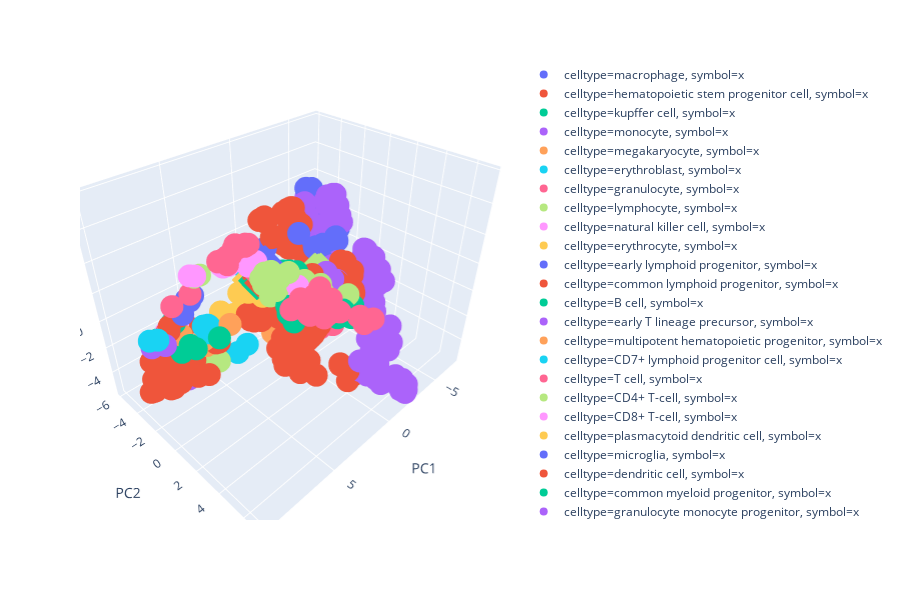

Notebook source saved alongside this figure:
### Code cell
px.scatter_3d(
    plotdf,
    x="PC1",
    y="PC2",
    z="PC3",
    color="celltype",
    symbol="symbol"
)

### Figure 1 — Plotly figure (JSON) as saved in the notebook; plotly's stock layout.template omitted (floating-point values rounded to 4 significant figures; data arrays with more than 128 entries replaced by an {"elided": "..."} marker saying what was removed)
{"data": [{"hoverlabel": {"namelength": 0}, "hovertemplate": "celltype=macrophage<br>symbol=x<br>PC1=%{x}<br>PC2=%{y}<br>PC3=%{z}", "legendgroup": "celltype=macrophage, symbol=x", "marker": {"color": "#636efa", "symbol": "circle"}, "mode": "markers", "name": "celltype=macrophage, symbol=x", "scene": "scene", "showlegend": true, "type": "scatter3d", "x": [-4.224, -4.04, -3.074, -4.006, -5.416, -3.906, -4.565, -2.499, -3.121, -4.12, -3.138, -3.868, -4.17, -4.121, -3.809, -4.09, -4.975, -5.899, -5.098, -6.131, -4.984, -5.295, -5.407, -4.636, -3.879, -3.683, -6.352, 0.2293, -5.14, -2.928, -5.225, -6.293, -5.696, -3.572, -4.434, -4.735, -4.627, -3.837, -3.617, -4.043, -3.559, -4.408, -4.107, -4.322, -3.293, -2.481, -2.341, -2.652, -2.758, -3.19, -3.178, -4.171, -4.223], "y": [-1.914, -2.51, -0.7232, -1.553, -2.032, -1.935, -2.454, -1.446, -1.463, -1.897, -1.903, -2.33, -1.708, -2.902, -2.084, -2.376, -3.112, -4.669, -3.864, -4.536, -3.806, -2.388, -3.292, -1.503, -3.522, -3.242, -3.022, -3.155, -2.545, -3.299, -2.562, -2.695, -3.978, -3.338, -4.288, -4.548, -4.55, -2.427, -2.207, -2.566, -2.291, -2.145, -2.14, -2.368, -2.415, -2.136, -1.969, -2.352, -2.3, -2.364, -2.643, -2.263, -2.634], "z": [0.1539, 0.1991, -0.1521, 0.9148, 0.6512, 0.7208, 0.839, 1.557, 0.5611, 0.3005, 0.3929, 0.5377, 0.1233, 0.7209, 0.6915, 0.6479, 1.15, 2.412, 1.087, 2.007, 1.243, 1.145, 1.255, 1.496, 1.234, 0.5764, 1.133, 1.986, 1.221, 1.721, 0.8413, 1.014, 1.476, 0.6189, 1.31, 1.526, 1.491, 0.4984, 0.3094, 0.9118, 0.8493, 0.7755, 0.8832, 0.8432, 0.07948, -0.1951, 0.05743, 0.04464, 0.09328, 0.2187, 0.1233, 0.4755, 0.1334]}, {"hoverlabel": {"namelength": 0}, "hovertemplate": "celltype=hematopoietic stem progenitor cell<br>symbol=x<br>PC1=%{x}<br>PC2=%{y}<br>PC3=%{z}", "legendgroup": "celltype=hematopoietic stem progenitor cell, symbol=x", "marker": {"color": "#EF553B", "symbol": "circle"}, "mode": "markers", "name": "celltype=hematopoietic stem progenitor cell, symbol=x", "scene": "scene", "showlegend": true, "type": "scatter3d", "x": [6.008, 6.246, 7.093, 7.98, 9.056, 8.16, 8.344, 8.89, 8.536, 7.626, 8.723, 6.937, 7.24, 7.045, 7.143, 6.44, 6.635, 6.75, 6.876, 6.956, 7.152, 6.807, 8.072, 8.208, 8.105, 8.278, 6.87, 7.123, 4.924, 6.29, 6.527, 8.067, 9.009, 9.18, 7.463, 7.954, 7.918, 7.396, 7.393, 6.67, 6.637, 7.499, 7.53, 7.026, 7.599, 7.352, 9.341, 7.712, 9.066, 9.048, 6.738, 8.412, 7.491, 7.709, 8.992, 8.234, 9.052, 6.649, 9.029, 8.206, 8.759, 8.38, 9.006, 8.826, 8.95, 8.975, 8.972, 9.114, 8.912, 8.877, 4.797, -2.171, -2.195, -1.996, -2.043, -2.737, -2.869, 4.892, 4.753], "y": [-4.509, -3.923, -4.042, -3.808, -3.679, -2.74, -2.28, -4.146, -3.808, -3.777, -3.874, -3.823, -4.094, -4.11, -4.066, -3.119, -3.379, -3.445, -3.676, -4.925, -4.934, -4.944, -4.902, -4.929, -5.081, -4.471, -3.526, -4.191, -5.795, -5.207, -5.153, -3.775, -3.853, -3.828, -4.951, -4.919, -4.94, -5.037, -5.042, -4.677, -4.708, -4.867, -4.706, -4.939, -4.405, -4.702, -3.877, -2.991, -3.717, -3.843, -2.482, -3.312, -2.876, -2.936, -3.706, -3.503, -3.851, -1.395, -3.878, -3.023, -3.881, -3.117, -3.772, -3.793, -3.787, -3.894, -3.912, -3.987, -3.953, -3.788, -3.141, -3.522, -3.266, -3.827, -4.312, -4.272, -4.638, -3.145, -3.027], "z": [-1.46, -1.274, -1.51, -2.073, -2.307, -1.073, -1.491, -4.176, -3.717, -3.956, -4.413, -3.514, -3.346, -3.356, -3.559, -3.476, -3.586, -2.983, -3.584, -2.739, -2.572, -2.343, -2.758, -2.493, -2.517, -2.197, -0.5247, -1.561, -1.325, -2.037, -1.862, -4.275, -4.573, -4.787, -2.439, -2.782, -2.751, -2.8, -2.814, -2.946, -2.915, -2.48, -2.34, -1.992, -2.402, -2.487, -4.775, -4.473, -4.69, -4.779, -4.249, -4.103, -3.524, -3.909, -4.538, -4.34, -4.752, -3.42, -4.877, -4.592, -4.69, -4.623, -4.717, -4.651, -4.563, -4.745, -4.677, -4.795, -4.807, -4.606, -3.435, 0.8096, 0.8945, 1.034, 1.107, 1.487, 1.078, -3.284, -3.288]}, {"hoverlabel": {"namelength": 0}, "hovertemplate": "celltype=kupffer cell<br>symbol=x<br>PC1=%{x}<br>PC2=%{y}<br>PC3=%{z}", "legendgroup": "celltype=kupffer cell, symbol=x", "marker": {"color": "#00cc96", "symbol": "circle"}, "mode": "markers", "name": "celltype=kupffer cell, symbol=x", "scene": "scene", "showlegend": true, "type": "scatter3d", "x": [-4.819, -4.843, -4.311], "y": [-5.585, -5.53, -5.749], "z": [2.081, 2.106, 2.007]}, {"hoverlabel": {"namelength": 0}, "hovertemplate": "celltype=monocyte<br>symbol=x<br>PC1=%{x}<br>PC2=%{y}<br>PC3=%{z}", "legendgroup": "celltype=monocyte, symbol=x", "marker": {"color": "#ab63fa", "symbol": "circle"}, "mode": "markers", "name": "celltype=monocyte, symbol=x", "scene": "scene", "showlegend": true, "type": "scatter3d", "x": {"elided": "295 float values"}, "y": {"elided": "295 float values"}, "z": {"elided": "295 float values"}}, {"hoverlabel": {"namelength": 0}, "hovertemplate": "celltype=megakaryocyte<br>symbol=x<br>PC1=%{x}<br>PC2=%{y}<br>PC3=%{z}", "legendgroup": "celltype=megakaryocyte, symbol=x", "marker": {"color": "#FFA15A", "symbol": "circle"}, "mode": "markers", "name": "celltype=megakaryocyte, symbol=x", "scene": "scene", "showlegend": true, "type": "scatter3d", "x": [6.073, 6.653, 6.154, 6.078], "y": [-2.32, -2.37, -2.278, -2.176], "z": [-1.722, -1.878, -1.514, -1.939]}, {"hoverlabel": {"namelength": 0}, "hovertemplate": "celltype=erythroblast<br>symbol=x<br>PC1=%{x}<br>PC2=%{y}<br>PC3=%{z}", "legendgroup": "celltype=erythroblast, symbol=x", "marker": {"color": "#19d3f3", "symbol": "circle"}, "mode": "markers", "name": "celltype=erythroblast, symbol=x", "scene": "scene", "showlegend": true, "type": "scatter3d", "x": [6.2, 5.817, 5.712, 5.995], "y": [-2.094, -2.206, -2.233, -2.011], "z": [-0.3251, -0.5385, -0.6683, -0.9111]}, {"hoverlabel": {"namelength": 0}, "hovertemplate": "celltype=granulocyte<br>symbol=x<br>PC1=%{x}<br>PC2=%{y}<br>PC3=%{z}", "legendgroup": "celltype=granulocyte, symbol=x", "marker": {"color": "#FF6692", "symbol": "circle"}, "mode": "markers", "name": "celltype=granulocyte, symbol=x", "scene": "scene", "showlegend": true, "type": "scatter3d", "x": [-0.7648, -0.4553, -0.7226, -0.2094, -0.7396, -0.2246, -0.1211, -1.65, -1.876, -1.103], "y": [3.09, 3.04, 2.97, 3.02, 2.698, 2.768, 2.98, 1.134, 0.687, 0.5216], "z": [-0.132, -0.2064, -0.207, -0.1675, -0.2172, -0.4148, 0.04408, -2.845, -2.926, -3.165]}, {"hoverlabel": {"namelength": 0}, "hovertemplate": "celltype=lymphocyte<br>symbol=x<br>PC1=%{x}<br>PC2=%{y}<br>PC3=%{z}", "legendgroup": "celltype=lymphocyte, symbol=x", "marker": {"color": "#B6E880", "symbol": "circle"}, "mode": "markers", "name": "celltype=lymphocyte, symbol=x", "scene": "scene", "showlegend": true, "type": "scatter3d", "x": [6.603, 2.256, 5.167, 4.035, 3.546, 6.946, 3.916, 6.428, 4.412, 6.56, 6.826, 3.817, 5.295, 6.592, 4.684, 6.668, 3.333, 6.33, 5.688, 6.119, 4.36], "y": [4.212, 5.279, 3.092, 3.266, 4.717, 4.038, 4.883, 4.151, 3.264, 4.279, 4.07, 3.414, 2.806, 3.894, 4.54, 4.286, 3.504, 4.288, 4.495, 4.347, 3.505], "z": [6.515, 3.672, 4.289, 3.235, 4.198, 6.308, 4.924, 6.234, 3.345, 6.617, 5.929, 3.233, 3.882, 6.363, 5.359, 6.605, 2.676, 6.015, 6.253, 6.054, 3.683]}, {"hoverlabel": {"namelength": 0}, "hovertemplate": "celltype=natural killer cell<br>symbol=x<br>PC1=%{x}<br>PC2=%{y}<br>PC3=%{z}", "legendgroup": "celltype=natural killer cell, symbol=x", "marker": {"color": "#FF97FF", "symbol": "circle"}, "mode": "markers", "name": "celltype=natural killer cell, symbol=x", "scene": "scene", "showlegend": true, "type": "scatter3d", "x": [4.183, 4.21, 4.257, 4.788, 4.454, 3.502, 5.034, 6.229, 6.407, 6.567, 6.273, 6.111, 6.483, 6.261, 6.198], "y": [4.586, 3.711, 4.117, 4.307, 4.209, 4.571, 4.444, 2.905, 2.554, 2.589, 2.647, 0.6604, 0.5392, 0.4022, 0.5889], "z": [4.716, 3.636, 4.365, 5.031, 4.347, 3.768, 5.155, 6.368, 6.04, 6.396, 6.279, 5.082, 5.188, 4.933, 5.225]}, {"hoverlabel": {"namelength": 0}, "hovertemplate": "celltype=erythrocyte<br>symbol=x<br>PC1=%{x}<br>PC2=%{y}<br>PC3=%{z}", "legendgroup": "celltype=erythrocyte, symbol=x", "marker": {"color": "#FECB52", "symbol": "circle"}, "mode": "markers", "name": "celltype=erythrocyte, symbol=x", "scene": "scene", "showlegend": true, "type": "scatter3d", "x": [4.468, 3.377, 4.209], "y": [-2.765, -2.738, -3.033], "z": [-1.092, -1.348, -0.8806]}, {"hoverlabel": {"namelength": 0}, "hovertemplate": "celltype=early lymphoid progenitor<br>symbol=x<br>PC1=%{x}<br>PC2=%{y}<br>PC3=%{z}", "legendgroup": "celltype=early lymphoid progenitor, symbol=x", "marker": {"color": "#636efa", "symbol": "circle"}, "mode": "markers", "name": "celltype=early lymphoid progenitor, symbol=x", "scene": "scene", "showlegend": true, "type": "scatter3d", "x": [7.798, 7.978], "y": [-3.519, -2.575], "z": [-2.117, -1.001]}, {"hoverlabel": {"namelength": 0}, "hovertemplate": "celltype=common lymphoid progenitor<br>symbol=x<br>PC1=%{x}<br>PC2=%{y}<br>PC3=%{z}", "legendgroup": "celltype=common lymphoid progenitor, symbol=x", "marker": {"color": "#EF553B", "symbol": "circle"}, "mode": "markers", "name": "celltype=common lymphoid progenitor, symbol=x", "scene": "scene", "showlegend": true, "type": "scatter3d", "x": [8.325, 8.512, 7.529, 8.04, 7.738], "y": [-2.19, -1.966, -1.989, -1.835, -1.939], "z": [0.8046, 0.7173, 1.485, 1.532, 1.344]}, {"hoverlabel": {"namelength": 0}, "hovertemplate": "celltype=B cell<br>symbol=x<br>PC1=%{x}<br>PC2=%{y}<br>PC3=%{z}", "legendgroup": "celltype=B cell, symbol=x", "marker": {"color": "#00cc96", "symbol": "circle"}, "mode": "markers", "name": "celltype=B cell, symbol=x", "scene": "scene", "showlegend": true, "type": "scatter3d", "x": [8.013, 8.062, 6.389, 3.195, 4.713, 7.829, 4.892, 2.896, 4.972, 5.034, 4.17, 7.16, 4.656, 3.353, 4.53, 4.009, 4.939, 4.814, 4.226, 8.033, 3.891, 3.071, 3.06, 2.602, 3.677, 2.63, 4.957, 5.039, 5.233, 2.295, 2.748, 2.935, 2.237], "y": [-2.146, -2.144, -0.3283, 2.459, 2.011, -1.14, 1.764, 2.296, 2.2, 1.997, 2.557, -1.633, 2.287, 2.51, 2.141, 2.778, 2.133, 2.083, 2.667, -1.775, 2.697, 2.438, 4.072, 4.629, 4.221, 4.243, 3.626, 4.209, 4.002, 5.617, 5.423, 5.245, 5.619], "z": [0.8899, 0.9956, -0.05028, 4.072, 4.442, -0.228, 4.761, 3.782, 4.806, 4.803, 4.731, -1.194, 4.74, 4.251, 4.628, 4.477, 4.748, 4.813, 4.662, -1.008, 4.671, 4.122, 2.875, 2.793, 3.348, 2.877, 3.493, 2.878, 3.372, 2.414, 3.043, 2.555, 3.155]}, {"hoverlabel": {"namelength": 0}, "hovertemplate": "celltype=early T lineage precursor<br>symbol=x<br>PC1=%{x}<br>PC2=%{y}<br>PC3=%{z}", "legendgroup": "celltype=early T lineage precursor, symbol=x", "marker": {"color": "#ab63fa", "symbol": "circle"}, "mode": "markers", "name": "celltype=early T lineage precursor, symbol=x", "scene": "scene", "showlegend": true, "type": "scatter3d", "x": [9.647, 8.977], "y": [-2.033, -1.777], "z": [0.171, 0.07985]}, {"hoverlabel": {"namelength": 0}, "hovertemplate": "celltype=multipotent hematopoietic progenitor<br>symbol=x<br>PC1=%{x}<br>PC2=%{y}<br>PC3=%{z}", "legendgroup": "celltype=multipotent hematopoietic progenitor, symbol=x", "marker": {"color": "#FFA15A", "symbol": "circle"}, "mode": "markers", "name": "celltype=multipotent hematopoietic progenitor, symbol=x", "scene": "scene", "showlegend": true, "type": "scatter3d", "x": [5.172, 7.762], "y": [-0.8775, -2.023], "z": [-0.09635, -0.03944]}, {"hoverlabel": {"namelength": 0}, "hovertemplate": "celltype=CD7+ lymphoid progenitor cell<br>symbol=x<br>PC1=%{x}<br>PC2=%{y}<br>PC3=%{z}", "legendgroup": "celltype=CD7+ lymphoid progenitor cell, symbol=x", "marker": {"color": "#19d3f3", "symbol": "circle"}, "mode": "markers", "name": "celltype=CD7+ lymphoid progenitor cell, symbol=x", "scene": "scene", "showlegend": true, "type": "scatter3d", "x": [9.462, 9.886], "y": [-1.583, -1.705], "z": [0.8682, 0.9863]}, {"hoverlabel": {"namelength": 0}, "hovertemplate": "celltype=T cell<br>symbol=x<br>PC1=%{x}<br>PC2=%{y}<br>PC3=%{z}", "legendgroup": "celltype=T cell, symbol=x", "marker": {"color": "#FF6692", "symbol": "circle"}, "mode": "markers", "name": "celltype=T cell, symbol=x", "scene": "scene", "showlegend": true, "type": "scatter3d", "x": [8.208, 8.937, 6.963, 6.888, 7.887, 8.195, 7.657, 6.643, 7.167, 6.89, 7.401, 7.467, 7.872, 8.262, 7.884, 7.259, 7.759, 7.915, 6.751, 7.244, 2.159, 2.654, 1.911, 2.085, 1.053, 4.447, 5.115, 4.216, 4.534, 4.575, 5.568, 5.742, 5.011, 5.589, 5.815, 4.829, 4.422, 5.38, 3.806, 5.059, 5.211, 5.459, 5.443, 5.42, 5.506, 6.209, 6.143, 4.563, 5.767], "y": [0.1384, -0.5052, 2.871, 2.988, 2.838, 2.679, 3.151, 2.927, 3.086, 2.995, 2.943, 3.028, 3.006, 2.772, 2.936, 2.926, 3.052, 2.83, 2.85, 2.762, 5.97, 6.429, 6.159, 6.309, 6.125, 5.312, 5.617, 5.85, 5.308, 5.49, 5.494, 5.812, 6.148, 5.487, 5.744, 6.057, 6.255, 6.019, 6.08, 6.085, 5.602, 5.66, 6.142, 5.512, 5.615, 5.24, 5.117, 5.974, 5.343], "z": [4.111, 3.393, 7.515, 7.589, 7.083, 7.124, 7.769, 7.47, 7.657, 7.494, 7.766, 7.703, 7.429, 7.221, 6.954, 7.53, 7.437, 7.246, 7.49, 7.396, 2.608, 3.147, 2.372, 2.291, 1.912, 5.198, 5.266, 4.704, 5.0, 4.884, 4.532, 4.769, 4.188, 4.753, 4.868, 4.704, 4.322, 4.736, 3.847, 4.608, 4.326, 4.319, 4.753, 4.451, 4.375, 4.88, 4.716, 4.034, 5.258]}, {"hoverlabel": {"namelength": 0}, "hovertemplate": "celltype=CD4+ T-cell<br>symbol=x<br>PC1=%{x}<br>PC2=%{y}<br>PC3=%{z}", "legendgroup": "celltype=CD4+ T-cell, symbol=x", "marker": {"color": "#B6E880", "symbol": "circle"}, "mode": "markers", "name": "celltype=CD4+ T-cell, symbol=x", "scene": "scene", "showlegend": true, "type": "scatter3d", "x": [7.953, 8.287], "y": [0.7813, 0.8025], "z": [5.425, 5.477]}, {"hoverlabel": {"namelength": 0}, "hovertemplate": "celltype=CD8+ T-cell<br>symbol=x<br>PC1=%{x}<br>PC2=%{y}<br>PC3=%{z}", "legendgroup": "celltype=CD8+ T-cell, symbol=x", "marker": {"color": "#FF97FF", "symbol": "circle"}, "mode": "markers", "name": "celltype=CD8+ T-cell, symbol=x", "scene": "scene", "showlegend": true, "type": "scatter3d", "x": [8.407, 8.676], "y": [1.058, 1.034], "z": [5.716, 5.844]}, {"hoverlabel": {"namelength": 0}, "hovertemplate": "celltype=plasmacytoid dendritic cell<br>symbol=x<br>PC1=%{x}<br>PC2=%{y}<br>PC3=%{z}", "legendgroup": "celltype=plasmacytoid dendritic cell, symbol=x", "marker": {"color": "#FECB52", "symbol": "circle"}, "mode": "markers", "name": "celltype=plasmacytoid dendritic cell, symbol=x", "scene": "scene", "showlegend": true, "type": "scatter3d", "x": [4.433, 5.087, 3.843, 4.584], "y": [0.04161, 0.03963, 0.5431, 0.2286], "z": [2.371, 2.555, 1.96, 2.446]}, {"hoverlabel": {"namelength": 0}, "hovertemplate": "celltype=microglia<br>symbol=x<br>PC1=%{x}<br>PC2=%{y}<br>PC3=%{z}", "legendgroup": "celltype=microglia, symbol=x", "marker": {"color": "#636efa", "symbol": "circle"}, "mode": "markers", "name": "celltype=microglia, symbol=x", "scene": "scene", "showlegend": true, "type": "scatter3d", "x": [0.2898, 0.1667, 0.06373, 0.2807, 0.3271, 0.1517, -0.04105, 0.2739, 0.1791, 0.2807, -5.315, -5.039, -5.38, -5.102, -5.758, -5.547, -5.471, -5.571, -5.401, -6.012, -5.578, -5.349, -5.535, -5.282, -5.348], "y": [0.4333, 0.3386, 0.3422, 0.5376, 0.01049, 0.6129, 0.4355, 0.3803, 0.2577, 0.5495, -4.874, -4.899, -5.031, -4.452, -4.814, -4.979, -4.956, -5.068, -5.284, -5.09, -5.301, -5.189, -5.127, -4.98, -4.312], "z": [-0.3981, -0.4902, -0.5443, -0.4209, -0.6362, -0.4247, -0.3265, -0.3158, -0.5148, -0.3455, 2.263, 2.223, 3.618, 2.281, 3.483, 2.433, 2.528, 2.199, 2.121, 3.383, 2.369, 2.422, 2.565, 2.54, 2.242]}, {"hoverlabel": {"namelength": 0}, "hovertemplate": "celltype=dendritic cell<br>symbol=x<br>PC1=%{x}<br>PC2=%{y}<br>PC3=%{z}", "legendgroup": "celltype=dendritic cell, symbol=x", "marker": {"color": "#EF553B", "symbol": "circle"}, "mode": "markers", "name": "celltype=dendritic cell, symbol=x", "scene": "scene", "showlegend": true, "type": "scatter3d", "x": {"elided": "162 float values"}, "y": {"elided": "162 float values"}, "z": {"elided": "162 float values"}}, {"hoverlabel": {"namelength": 0}, "hovertemplate": "celltype=common myeloid progenitor<br>symbol=x<br>PC1=%{x}<br>PC2=%{y}<br>PC3=%{z}", "legendgroup": "celltype=common myeloid progenitor, symbol=x", "marker": {"color": "#00cc96", "symbol": "circle"}, "mode": "markers", "name": "celltype=common myeloid progenitor, symbol=x", "scene": "scene", "showlegend": true, "type": "scatter3d", "x": [8.676, 8.636, 8.367, 6.201, 7.417, 7.174], "y": [-4.091, -4.174, -4.026, -5.888, -5.521, -5.365], "z": [-4.154, -4.524, -4.368, -2.129, -2.689, -2.56]}, {"hoverlabel": {"namelength": 0}, "hovertemplate": "celltype=granulocyte monocyte progenitor<br>symbol=x<br>PC1=%{x}<br>PC2=%{y}<br>PC3=%{z}", "legendgroup": "celltype=granulocyte monocyte progenitor, symbol=x", "marker": {"color": "#ab63fa", "symbol": "circle"}, "mode": "markers", "name": "celltype=granulocyte monocyte progenitor, symbol=x", "scene": "scene", "showlegend": true, "type": "scatter3d", "x": [7.104, 7.291, 8.015, 6.844, 7.133, 5.924, 7.004, 6.404], "y": [-3.317, -3.251, -3.354, -3.109, -2.976, -5.406, -5.196, -5.176], "z": [-4.069, -4.172, -3.988, -4.103, -4.54, -2.425, -2.672, -2.612]}, {"hoverlabel": {"namelength": 0}, "hovertemplate": "celltype=metamyelocyte<br>symbol=x<br>PC1=%{x}<br>PC2=%{y}<br>PC3=%{z}", "legendgroup": "celltype=metamyelocyte, symbol=x", "marker": {"color": "#FFA15A", "symbol": "circle"}, "mode": "markers", "name": "celltype=metamyelocyte, symbol=x", "scene": "scene", "showlegend": true, "type": "scatter3d", "x": [2.339, 2.017, 2.446], "y": [-0.3723, -0.2093, -0.2359], "z": [-1.714, -1.471, -1.928]}, {"hoverlabel": {"namelength": 0}, "hovertemplate": "celltype=myelocyte<br>symbol=x<br>PC1=%{x}<br>PC2=%{y}<br>PC3=%{z}", "legendgroup": "celltype=myelocyte, symbol=x", "marker": {"color": "#19d3f3", "symbol": "circle"}, "mode": "markers", "name": "celltype=myelocyte, symbol=x", "scene": "scene", "showlegend": true, "type": "scatter3d", "x": [3.653, 4.034], "y": [-1.306, -1.833], "z": [-2.792, -3.571]}, {"hoverlabel": {"namelength": 0}, "hovertemplate": "celltype=neutrophil<br>symbol=x<br>PC1=%{x}<br>PC2=%{y}<br>PC3=%{z}", "legendgroup": "celltype=neutrophil, symbol=x", "marker": {"color": "#FF6692", "symbol": "circle"}, "mode": "markers", "name": "celltype=neutrophil, symbol=x", "scene": "scene", "showlegend": true, "type": "scatter3d", "x": [0.5648, 0.348, 0.1639, 0.3198], "y": [0.6525, 0.7873, 0.9016, 0.7356], "z": [-0.9513, -1.195, -0.6223, -0.7167]}, {"hoverlabel": {"namelength": 0}, "hovertemplate": "celltype=promyelocyte<br>symbol=x<br>PC1=%{x}<br>PC2=%{y}<br>PC3=%{z}", "legendgroup": "celltype=promyelocyte, symbol=x", "marker": {"color": "#B6E880", "symbol": "circle"}, "mode": "markers", "name": "celltype=promyelocyte, symbol=x", "scene": "scene", "showlegend": true, "type": "scatter3d", "x": [5.461, 5.134, 5.435, 5.153, 5.241, 5.45], "y": [-2.371, -2.377, -2.725, -2.546, -2.578, -2.51], "z": [-3.3, -3.945, -4.048, -3.88, -4.026, -3.448]}, {"hoverlabel": {"namelength": 0}, "hovertemplate": "celltype=hematopoietic multipotent progenitor<br>symbol=x<br>PC1=%{x}<br>PC2=%{y}<br>PC3=%{z}", "legendgroup": "celltype=hematopoietic multipotent progenitor, symbol=x", "marker": {"color": "#FF97FF", "symbol": "circle"}, "mode": "markers", "name": "celltype=hematopoietic multipotent progenitor, symbol=x", "scene": "scene", "showlegend": true, "type": "scatter3d", "x": [5.984, 6.823, 7.214, 8.111, 7.554, 7.843, 7.966], "y": [-5.686, -5.472, -5.202, -2.67, -2.622, -3.06, -2.817], "z": [-2.014, -2.429, -2.412, 0.1698, 0.2386, -0.2448, -0.09978]}, {"hoverlabel": {"namelength": 0}, "hovertemplate": "celltype=peripheral blood mononuclear cell<br>symbol=x<br>PC1=%{x}<br>PC2=%{y}<br>PC3=%{z}", "legendgroup": "celltype=peripheral blood mononuclear cell, symbol=x", "marker": {"color": "#FECB52", "symbol": "circle"}, "mode": "markers", "name": "celltype=peripheral blood mononuclear cell, symbol=x", "scene": "scene", "showlegend": true, "type": "scatter3d", "x": [-3.466, -4.373, -3.817, -4.068, -4.343, -3.758, -4.36, -4.371, -4.499, -4.449, -4.804, -4.371, -4.683, -4.737, -4.439, -4.432], "y": [-0.8943, -1.36, -1.224, -1.181, -1.881, -1.522, -1.67, -1.837, -4.466, -4.446, -4.593, -4.62, -4.412, -4.572, -4.462, -4.503], "z": [-0.4591, -0.182, -0.8151, -0.6246, 0.005569, 0.1677, -0.1434, -0.2678, 1.761, 1.837, 2.072, 2.088, 2.066, 1.877, 1.806, 1.711]}, {"hoverlabel": {"namelength": 0}, "hovertemplate": "celltype=natural killer progenitor<br>symbol=x<br>PC1=%{x}<br>PC2=%{y}<br>PC3=%{z}", "legendgroup": "celltype=natural killer progenitor, symbol=x", "marker": {"color": "#636efa", "symbol": "circle"}, "mode": "markers", "name": "celltype=natural killer progenitor, symbol=x", "scene": "scene", "showlegend": true, "type": "scatter3d", "x": [7.778, 7.374, 7.174, 7.665], "y": [-1.539, -1.317, -1.274, -1.161], "z": [1.701, 2.499, 2.781, 2.82]}, {"hoverlabel": {"namelength": 0}, "hovertemplate": "celltype=haematopoietic stem progenitor cell<br>symbol=x<br>PC1=%{x}<br>PC2=%{y}<br>PC3=%{z}", "legendgroup": "celltype=haematopoietic stem progenitor cell, symbol=x", "marker": {"color": "#EF553B", "symbol": "circle"}, "mode": "markers", "name": "celltype=haematopoietic stem progenitor cell, symbol=x", "scene": "scene", "showlegend": true, "type": "scatter3d", "x": [5.678, 5.447, 5.361, 7.896, 8.422, 7.803, 8.342, 8.272, 7.929, 8.459, 8.593, 8.356, 7.669, 7.328, 8.098, 8.371, 8.243, 8.004, 8.403, 7.827], "y": [-1.745, -1.801, -1.851, -2.873, -3.034, -2.84, -3.869, -3.574, -3.569, -3.875, -3.903, -3.883, -3.012, -3.204, -4.799, -4.874, -4.785, -4.243, -4.291, -4.327], "z": [-1.719, -1.431, -1.905, -2.535, -2.416, -2.467, -3.186, -3.115, -2.897, -2.964, -3.456, -2.944, -1.623, -2.251, -3.239, -3.383, -3.308, -3.554, -3.806, -3.573]}, {"hoverlabel": {"namelength": 0}, "hovertemplate": "celltype=0<br>symbol=o<br>PC1=%{x}<br>PC2=%{y}<br>PC3=%{z}", "legendgroup": "celltype=0, symbol=o", "marker": {"color": "#00cc96", "symbol": "diamond"}, "mode": "markers", "name": "celltype=0, symbol=o", "scene": "scene", "showlegend": true, "type": "scatter3d", "x": [3.036, 3.036, 3.036, 3.036, 3.036, 3.036, 3.036, 3.036, 3.036, 3.036], "y": [0.1855, 0.1855, 0.1855, 0.1855, 0.1855, 0.1855, 0.1855, 0.1855, 0.1855, 0.1855], "z": [1.777, 1.777, 1.777, 1.777, 1.777, 1.777, 1.777, 1.777, 1.777, 1.777]}, {"hoverlabel": {"namelength": 0}, "hovertemplate": "celltype=1<br>symbol=o<br>PC1=%{x}<br>PC2=%{y}<br>PC3=%{z}", "legendgroup": "celltype=1, symbol=o", "marker": {"color": "#ab63fa", "symbol": "diamond"}, "mode": "markers", "name": "celltype=1, symbol=o", "scene": "scene", "showlegend": true, "type": "scatter3d", "x": [2.557, 2.446, 2.577, 2.434, 2.564, 2.636, 2.556, 2.621, 2.584, 2.6], "y": [-0.7087, -0.6911, -0.6762, -0.7205, -0.6981, -0.8079, -0.7309, -0.7303, -0.6213, -0.6917], "z": [1.29, 1.243, 1.218, 1.273, 1.251, 1.201, 1.188, 1.223, 1.208, 1.197]}, {"hoverlabel": {"namelength": 0}, "hovertemplate": "celltype=2<br>symbol=o<br>PC1=%{x}<br>PC2=%{y}<br>PC3=%{z}", "legendgroup": "celltype=2, symbol=o", "marker": {"color": "#FFA15A", "symbol": "diamond"}, "mode": "markers", "name": "celltype=2, symbol=o", "scene": "scene", "showlegend": true, "type": "scatter3d", "x": [1.432, 1.432, 1.432, 1.432, 1.432, 1.432, 1.432, 1.432, 1.432, 1.432], "y": [-1.104, -1.104, -1.104, -1.104, -1.104, -1.104, -1.104, -1.104, -1.104, -1.104], "z": [1.783, 1.783, 1.783, 1.783, 1.783, 1.783, 1.783, 1.783, 1.783, 1.783]}, {"hoverlabel": {"namelength": 0}, "hovertemplate": "celltype=3<br>symbol=o<br>PC1=%{x}<br>PC2=%{y}<br>PC3=%{z}", "legendgroup": "celltype=3, symbol=o", "marker": {"color": "#19d3f3", "symbol": "diamond"}, "mode": "markers", "name": "celltype=3, symbol=o", "scene": "scene", "showlegend": true, "type": "scatter3d", "x": [1.93, 1.871, 2.015, 1.836, 1.896, 1.803, 1.911, 1.982, 1.9, 1.796], "y": [-2.705, -2.632, -2.71, -2.822, -2.805, -2.669, -2.634, -2.644, -2.743, -2.689], "z": [1.199, 1.091, 1.239, 1.157, 1.097, 1.132, 1.062, 1.054, 1.227, 1.15]}, {"hoverlabel": {"namelength": 0}, "hovertemplate": "celltype=4<br>symbol=o<br>PC1=%{x}<br>PC2=%{y}<br>PC3=%{z}", "legendgroup": "celltype=4, symbol=o", "marker": {"color": "#FF6692", "symbol": "diamond"}, "mode": "markers", "name": "celltype=4, symbol=o", "scene": "scene", "showlegend": true, "type": "scatter3d", "x": [4.878, 4.842, 4.872, 4.919, 4.843, 4.966, 4.838, 4.912, 4.778, 4.935], "y": [1.686, 1.709, 1.68, 1.766, 1.724, 1.714, 1.772, 1.76, 1.707, 1.744], "z": [4.274, 4.267, 4.326, 4.314, 4.263, 4.38, 4.272, 4.348, 4.283, 4.384]}, {"hoverlabel": {"namelength": 0}, "hovertemplate": "celltype=5<br>symbol=o<br>PC1=%{x}<br>PC2=%{y}<br>PC3=%{z}", "legendgroup": "celltype=5, symbol=o", "marker": {"color": "#B6E880", "symbol": "diamond"}, "mode": "markers", "name": "celltype=5, symbol=o", "scene": "scene", "showlegend": true, "type": "scatter3d", "x": [-1.488, -1.76, -1.393, -1.62, -1.622, -2.015, -1.751, -1.789, -1.631, -1.558], "y": [-0.407, -0.1695, -0.08985, -0.2335, -0.6281, -0.2828, -0.1242, -0.06242, -0.07047, -0.2116], "z": [0.9557, 0.9323, 1.055, 0.9173, 0.7414, 0.6423, 0.8529, 0.7307, 0.9319, 0.8513]}, {"hoverlabel": {"namelength": 0}, "hovertemplate": "celltype=7<br>symbol=o<br>PC1=%{x}<br>PC2=%{y}<br>PC3=%{z}", "legendgroup": "celltype=7, symbol=o", "marker": {"color": "#FF97FF", "symbol": "diamond"}, "mode": "markers", "name": "celltype=7, symbol=o", "scene": "scene", "showlegend": true, "type": "scatter3d", "x": [5.116, 4.878, 4.87, 4.86, 5.061, 4.922, 4.956, 4.964, 4.93, 5.021], "y": [2.036, 2.024, 2.156, 1.863, 2.059, 2.039, 1.976, 1.915, 1.896, 2.06], "z": [4.903, 4.932, 4.922, 4.843, 4.869, 5.006, 4.878, 4.977, 4.726, 5.009]}, {"hoverlabel": {"namelength": 0}, "hovertemplate": "celltype=8<br>symbol=o<br>PC1=%{x}<br>PC2=%{y}<br>PC3=%{z}", "legendgroup": "celltype=8, symbol=o", "marker": {"color": "#FECB52", "symbol": "diamond"}, "mode": "markers", "name": "celltype=8, symbol=o", "scene": "scene", "showlegend": true, "type": "scatter3d", "x": [2.303, 2.303, 2.303, 2.303, 2.303, 2.303, 2.303, 2.303, 2.303, 2.303], "y": [-2.565, -2.565, -2.565, -2.565, -2.565, -2.565, -2.565, -2.565, -2.565, -2.565], "z": [0.8299, 0.8299, 0.8299, 0.8299, 0.8299, 0.8299, 0.8299, 0.8299, 0.8299, 0.8299]}, {"hoverlabel": {"namelength": 0}, "hovertemplate": "celltype=9<br>symbol=o<br>PC1=%{x}<br>PC2=%{y}<br>PC3=%{z}", "legendgroup": "celltype=9, symbol=o", "marker": {"color": "#636efa", "symbol": "diamond"}, "mode": "markers", "name": "celltype=9, symbol=o", "scene": "scene", "showlegend": true, "type": "scatter3d", "x": [5.224, 4.736, 4.773, 5.055, 5.065, 4.777, 4.903, 5.108, 5.182, 5.103], "y": [2.202, 1.881, 2.173, 1.859, 2.158, 2.29, 2.035, 2.4, 2.145, 1.829], "z": [5.27, 5.304, 5.231, 5.078, 5.04, 5.176, 5.344, 5.388, 5.216, 4.763]}, {"hoverlabel": {"namelength": 0}, "hovertemplate": "celltype=10<br>symbol=o<br>PC1=%{x}<br>PC2=%{y}<br>PC3=%{z}", "legendgroup": "celltype=10, symbol=o", "marker": {"color": "#EF553B", "symbol": "diamond"}, "mode": "markers", "name": "celltype=10, symbol=o", "scene": "scene", "showlegend": true, "type": "scatter3d", "x": [4.2, 4.358, 4.562, 4.486, 4.331, 4.324, 4.266, 4.192, 4.243, 4.25], "y": [1.23, 1.46, 1.191, 0.9421, 1.185, 1.372, 1.283, 1.239, 1.401, 1.071], "z": [3.687, 3.812, 3.531, 3.704, 3.778, 3.788, 3.772, 3.707, 3.756, 3.74]}, {"hoverlabel": {"namelength": 0}, "hovertemplate": "celltype=12<br>symbol=o<br>PC1=%{x}<br>PC2=%{y}<br>PC3=%{z}", "legendgroup": "celltype=12, symbol=o", "marker": {"color": "#00cc96", "symbol": "diamond"}, "mode": "markers", "name": "celltype=12, symbol=o", "scene": "scene", "showlegend": true, "type": "scatter3d", "x": [4.648, 4.417, 4.15, 4.212, 4.564, 4.447, 4.341, 4.688, 4.495, 4.265], "y": [1.07, 0.817, 0.7805, 0.8967, 0.8223, 0.5807, 0.8687, 1.114, 0.9232, 0.8461], "z": [3.462, 3.424, 3.263, 3.403, 3.399, 3.32, 3.468, 3.444, 3.419, 3.348]}], "layout": {"height": 600, "legend": {"tracegroupgap": 0}, "margin": {"t": 60}, "scene": {"domain": {"x": [0, 0.98], "y": [0, 1]}, "xaxis": {"title": {"text": "PC1"}}, "yaxis": {"title": {"text": "PC2"}}, "zaxis": {"title": {"text": "PC3"}}}}}
